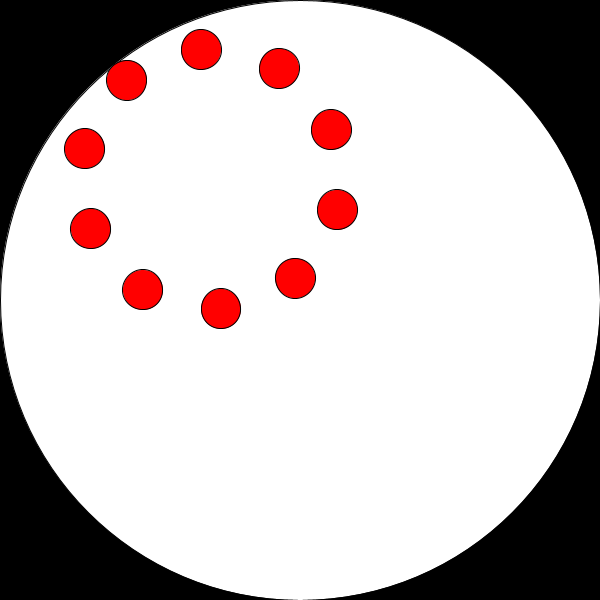
Frame 1 (no input)
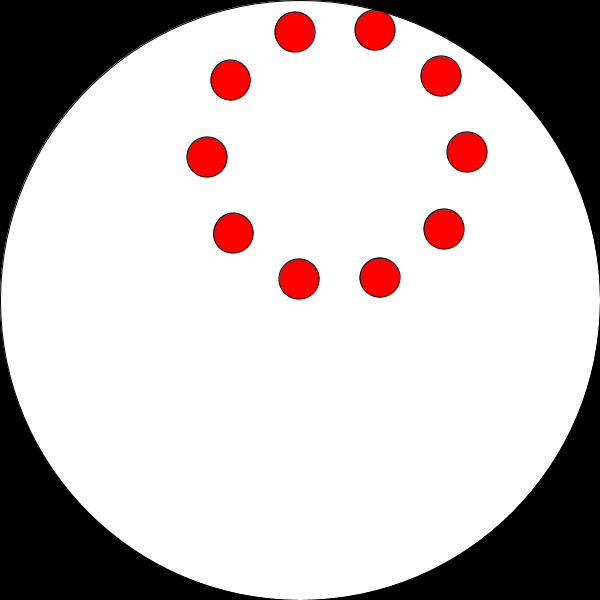
Frame 60 (the mouse pressed at the canvas centre just before this capture)
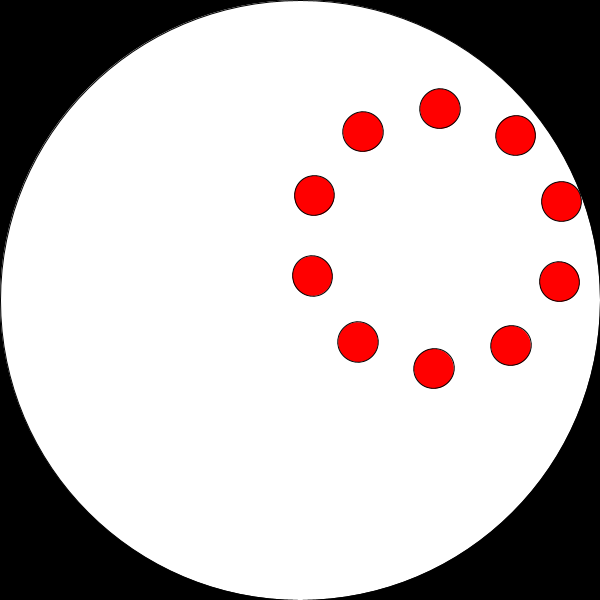
Frame 120 (the mouse held since frame 60 and released just before this capture)

The Processing sketch that drew these frames (run headless with seeded random() and noise(); from frame 60 on, the mouse is pressed at the canvas centre):

// Processing sketch: processing_108675
// ── processing_108675.pde

/* Hey Raj, you can vary bR, nBalls, orbitOmega (the rotational speed of the wheel)
and the size, which is down in setup. This is our mock - up, so what are we going to
do with to make it interactive? */

float wr; // radius of wheel
float wTheta;
float wOmega;

float orbitTheta; // angle of wheel
float orbitOmega = .015;

float cx; // center of wheel x
float cy;

float v; // translation velocity of wheel, omega * r

int nBalls = 10; // number of balls on the outside of the wheel
float[] ballTheta;
float bR = 20; // radius of each ball





void setup() {
  size(600, 600); // width and height have to be identical, should be divisible by 4
  wr = width / 4;

  orbitTheta = random(0, 2 * PI);
  wTheta = random(0, 2 * PI);

  v = orbitOmega * (width / 2 - wr); // translational velocity of wheel as it rolls inside circle

  wOmega = v / wr;
  // wheel's wOmega must now be computed so that's its rolling speed matches its translational speed

  ballTheta = new float[nBalls];
  for (int i = 0; i < nBalls; i++)
    ballTheta[i] = 2 * PI * i / (float) nBalls;
}





void draw() {
  background(0);

  fill(255); // color of circle inside which wheel is rolling
  ellipse(width / 2, height / 2, width, width); // draw circle inscribed in display window

  fill(255,0,0); // color of balls on wheel

  orbitTheta += orbitOmega; // increment orbit angle, find x and y coords of center of wheel
  cx = width / 2 + (width / 2 - wr) * cos(orbitTheta);
  cy = width / 2 + (width / 2 - wr) * sin(orbitTheta);
  
  // draw one circle in the center of the wheel
//  ellipse(cx, cy, 2 * bR, 2 * bR); 



  wTheta += wOmega; // increment wheel angle

  pushMatrix();
  translate(cx, cy); // shift coord system to center of wheel
  rotate(-wTheta); // if this isn't negative ball looks like it's rolling backwards

  for (int i = 0; i < ballTheta.length; i++)
    ellipse((wr - bR) * cos(ballTheta[i]), (wr - bR) * sin(ballTheta[i]), 2 * bR, 2 * bR);

  popMatrix();
}
